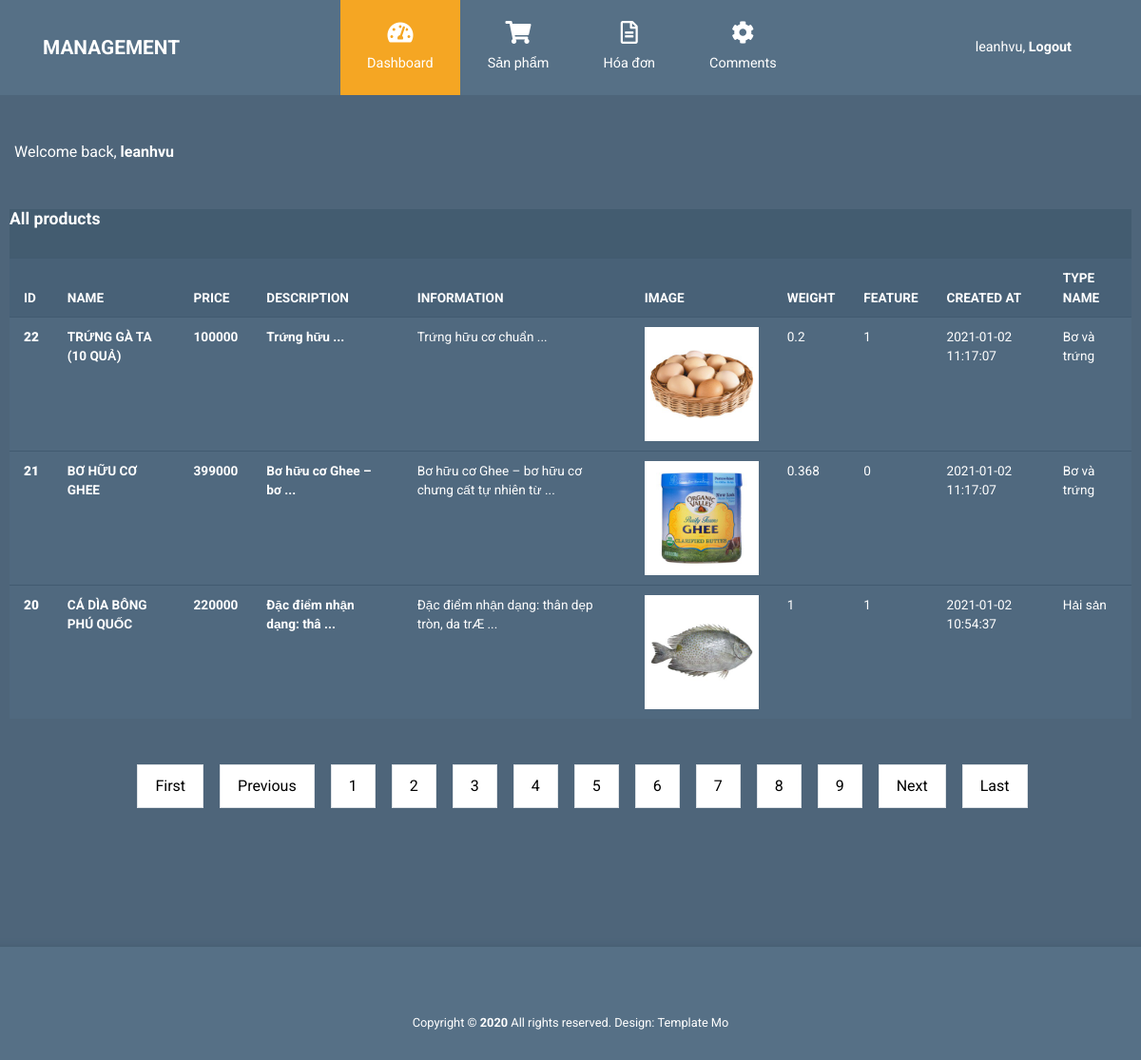
The page /admin/index.php?page=2 (signed in) on the database its author committed.
### tables this page shows
CREATE TABLE IF NOT EXISTS `products` (
  `id` int(11) NOT NULL AUTO_INCREMENT,
  `name` varchar(100) NOT NULL,
  `price` decimal(10,0) NOT NULL,
  `description` varchar(1000) NOT NULL,
  `information` text NOT NULL,
  `image` varchar(100) NOT NULL,
  `type_id` int(11) NOT NULL,
  `weight` float NOT NULL,
  `feature` tinyint(4) NOT NULL,
  `created_at` timestamp NOT NULL DEFAULT current_timestamp(),
  PRIMARY KEY (`id`)
);

CREATE TABLE IF NOT EXISTS `protypes` (
  `type_id` int(11) NOT NULL AUTO_INCREMENT,
  `type_name` varchar(100) NOT NULL,
  `type_img` varchar(100) NOT NULL,
  PRIMARY KEY (`type_id`)
);

### admin/models/db.php (called while the page is built, shortened)
<?php
class Db
{
    public static $connection;
    public function __construct()
    {
        if (!self::$connection) {
            self::$connection = new mysqli(DB_HOST, DB_USER, DB_PASSWORD, DB_NAME, DB_PORT);
            self::$connection->set_charset(DB_CHARSET);
        }
        return self::$connection;
    }
}

### admin/models/product.php (called while the page is built, shortened)
<?php
class Product extends Db
{
    function getAllProducts()
    {
        $sql = self::$connection->prepare("SELECT * FROM `products`, protypes WHERE `products`.`type_id` = `protypes`.`type_id` ORDER BY id DESC");
        $sql->execute();
        $items = $sql->get_result()->fetch_all(MYSQLI_ASSOC);
        return $items;
    }
    public function getProductByPage($perPage, $page)
    {
        $start = $perPage * ($page - 1);
        $sql = parent::$connection->prepare("SELECT * FROM `products`, `protypes`
        WHERE `products`.`type_id` = `protypes`.`type_id` ORDER BY id DESC
        LIMIT $start, $perPage");
        $sql->execute();
        $items = $sql->get_result()->fetch_all(MYSQLI_ASSOC);
        return $items;
    }
}

### admin/index.php (the view, shortened to what this page needs)
<?php
include 'header.php';
include_once('./models/db.php');
include_once('./models/product.php');
include_once('./models/pagination.php');
$obj_product = new Product;
$allProducts = $obj_product->getAllProducts();
$perPage = 3;
$page_num = 1;
$totalRows = count($allProducts);
$baseUrl = "http://" . $_SERVER['HTTP_HOST'] . "/ogani-master/admin/index.php";
if (isset($_GET['page'])) {
    $page_num = $_GET['page'];
}
$productByPage = $obj_product->getProductByPage($perPage, $page_num);
?>
<div class="container-fluid">
    <div class="row">
        <div class="col">
            <p class="text-white mt-5 mb-5">Welcome back, <b><?php echo $_COOKIE['username_admin']; ?></b></p>
        </div>
    </div>
    <div class="row tm-content-row">
        <div class="col-12 tm-block-col">
            <div class="tm-bg-primary-dark">
                <h2 class="tm-block-title">All products</h2>
                <table class="table">
                    <thead>
                        <tr>
                            <th scope="col">ID</th>
                            <th scope="col">NAME</th>
                            <th scope="col">PRICE</th>
                            <th scope="col">DESCRIPTION</th>
                            <th scope="col">INFORMATION</th>
                            <th scope="col">IMAGE</th>
                            <th scope="col">WEIGHT</th>
                            <th scope="col">FEATURE</th>
                            <th scope="col">CREATED AT</th>
                            <th scope="col">TYPE NAME</th>
                        </tr>
                    </thead>
                    <tbody>
                        <?php foreach ($productByPage as $key => $value) : ?>
                            <tr>
                                <th scope="row"><b><?php echo $value['id']; ?></b></th>
                                <td class="product-name">
                                    <b><?php echo $value['name']; ?></b>
                                </td>
                                <td><b><?php echo $value['price']; ?></b></td>
                                <td><b><?php echo substr($value['description'], 0, strlen($value['description']) / 10); ?> ...</b></td>
                                <td><?php echo substr($value['description'], 0, strlen($value['information']) / 10); ?> ...</td>
                                <td><img src="../img/products/<?php echo $value['image']; ?>" alt="anh loi" width="120px" height="120px"></td>
                                <td><?php echo $value['weight']; ?></td>
                                <td><?php echo $value['feature']; ?></td>
                                <td><?php echo $value['created_at']; ?></td>
                                <td><?php echo $value['type_name']; ?></td>
                            </tr>
                        <?php endforeach; ?>
                    </tbody>
                </table>
            </div>
            <div class="row mt-5" style="margin-left: 10px;">
                <ul class="pagination mx-auto">
                    <?php echo Pagination::createLinks($baseUrl, $totalRows, $perPage, $page_num); ?>
                </ul>
            </div>
        </div>
    </div>
</div>
<footer class="tm-footer row tm-mt-small">
    <div class="col-12 font-weight-light">
        <p class="text-center text-white mb-0 px-4 small">
            Copyright &copy; <b>2020</b> All rights reserved.
            Design: <a rel="nofollow noopener" href="https://templatemo.com" class="tm-footer-link">Template Mo</a>
        </p>
    </div>
</footer>
</div>
</body>
</html>

### admin/css/templatemo-style.css (style rules this page uses)
html { font-size: 16px; overflow-x: hidden; }
body { font-family: Roboto, Helvetica, Arial, sans-serif; background-color: #4e657a; overflow-x: hidden; }
a { transition: all 0.3s ease; }
.tm-mt-small { margin-top: 20px; }
.tm-block-col { margin-bottom: 30px; }
.tm-block-title { font-size: 1.1rem; font-weight: 700; color: #fff; margin-bottom: 30px; }
.tm-content-row { justify-content: space-between; margin-left: -20px; margin-right: -20px; }
.table { background-color: #50697f; color: #fff; font-size: 85%; margin-bottom: 0; }
thead { background-color: #486177; color: #fff; }
.table thead th { border-bottom: 0; }
.table td, .table th { border-top: 1px solid #415a70; padding: 10px 15px; vertical-align: center; }
.tm-bg-primary-dark { background-color: #435c70; }
.tm-footer { margin-top: 100px; background-color: #567086; padding-top: 70px; padding-bottom: 30px; -webkit-box-shadow: 0 -3px 5px 0 rgba(69, 92, 113, 0.59); -moz-box-shadow: 0 -3px 5px 0 rgba(69, 92, 113, 0.59); box-shadow: 0 -3px 5px 0 rgba(69, 92, 113, 0.59); }
.tm-footer-link { color: white; }

### rows shown on the page
products: id "22", name "TRỨNG GÀ TA (10 QUẢ)", price "100000", description "Trứng hữu", description+information "Trứng hữu cơ chuẩn", image (picture), weight "0.2", feature "1", created_at "2021-01-02 11:17:07", type.type_name "Bơ và trứng"
products: id "21", name "BƠ HỮU CƠ GHEE", price "399000", description "Bơ hữu cơ Ghee – bơ", description+information "Bơ hữu cơ Ghee – bơ hữu cơ chưng cất tự nhiên từ", image (picture), weight "0.368", feature "0", created_at "2021-01-02 11:17:07", type.type_name "Bơ và trứng"
products: id "20", name "CÁ DÌA BÔNG PHÚ QUỐC", price "220000", description "Đặc điểm nhận dạng: thâ", description+information "Đặc điểm nhận dạng: thân dẹp tròn, da trÆ", image (picture), weight "1", feature "1", created_at "2021-01-02 10:54:37", type.type_name "Hải sản"

### other values the page prints
$_COOKIE['username_admin'] "leanhvu"
